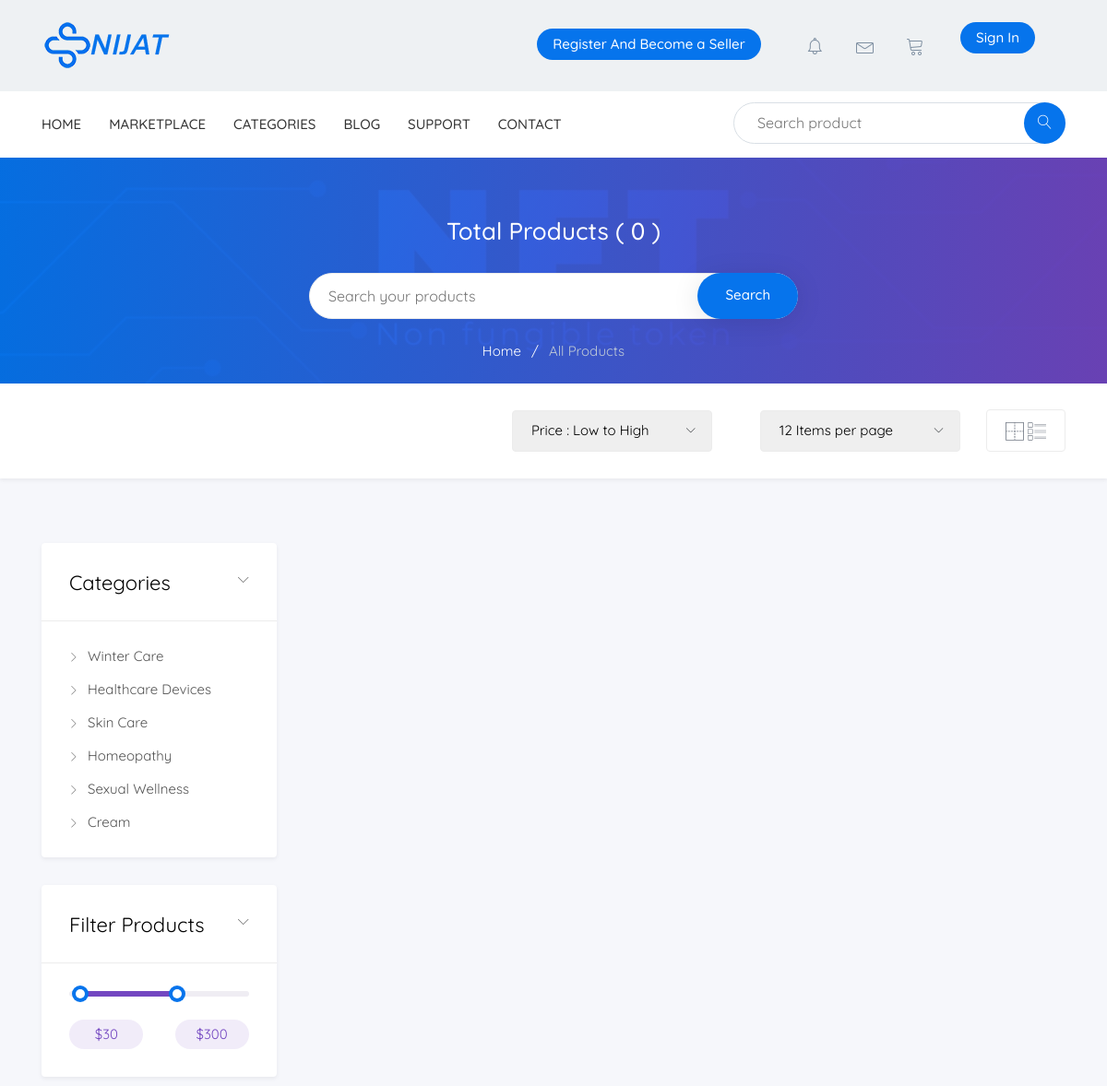
The page /category_products.php?cat_id=28 (upper part) on the database as committed earlier.
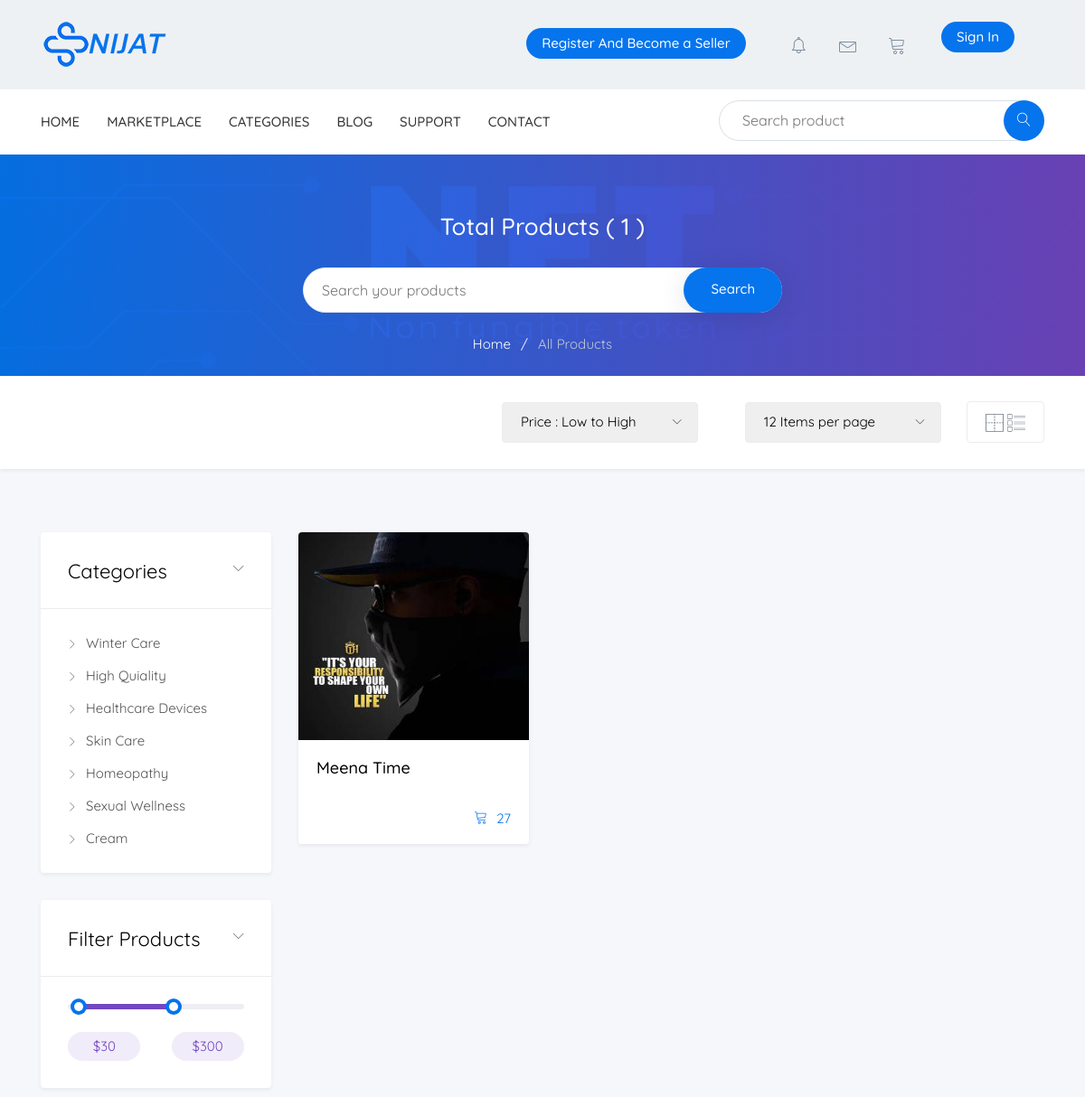
The same page on the database as committed later.
### tables this page shows
CREATE TABLE IF NOT EXISTS `category` (
  `cat_id` int(11) NOT NULL AUTO_INCREMENT,
  `cat_name` varchar(255) NOT NULL,
  `cat_image` varchar(255) NOT NULL,
  `cat_total_pro` int(255) NOT NULL DEFAULT '0',
  `status` varchar(255) NOT NULL DEFAULT 'publish',
  `created_at` varchar(255) NOT NULL,
  `created_by` varchar(255) NOT NULL,
  PRIMARY KEY (`cat_id`)
);

CREATE TABLE IF NOT EXISTS `mem_products` (
  `mem_pro_id` int(11) NOT NULL AUTO_INCREMENT,
  `mem_pro_name` varchar(255) NOT NULL,
  `mem_pro_detail` varchar(255) NOT NULL,
  `mem_pro_image` varchar(255) NOT NULL,
  `category_id` int(11) NOT NULL,
  `tag` varchar(255) NOT NULL,
  `at` varchar(255) NOT NULL,
  `author` varchar(255) NOT NULL,
  `pro_views` int(18) NOT NULL DEFAULT '0',
  `price` int(11) NOT NULL,
  `pro_amount` varchar(255) NOT NULL DEFAULT '0',
  `status` varchar(255) NOT NULL DEFAULT 'publish',
  `expireDate` varchar(255) NOT NULL DEFAULT 'null',
  PRIMARY KEY (`mem_pro_id`)
);

### module/category_module.php (the view, shortened to what the changed rows need)
<aside class="sidebar product--sidebar">
    <div class="sidebar-card card--category">
        <div class="collapse show collapsible-content" id="collapse1">
            <ul class="card-content">
                <?php
                $conn = config();
                $category_sql = "SELECT * FROM category";
                $stmt = $conn->prepare($category_sql);
                $stmt->execute();
                while ($rows = $stmt->fetch(PDO::FETCH_ASSOC)) {
                    $id = $rows['cat_id'];
                    $name = $rows['cat_name'];
                ?>
                    <li>
                        <a href="category_products.php?cat_id=<?php echo $id;  ?>">
                            <span class="lnr lnr-chevron-right"></span><?php echo $name; ?>
                        </a>
                    </li>
                <?php } ?>
            </ul>
        </div>
    </div>
</aside>

### category_products.php (shortened to what the changed rows need)
<?php require_once "header.php"; ?>
<?php $cat_id = $_GET['cat_id']; ?>
<section class="search-wrapper">
    <div class="search-area2 bgimage">
        <div class="container content_above">
            <div class="row">
                <div class="col-md-8 offset-md-2">
                    <div class="search">
                        <div class="search__title">
                            <?php
                            if ($cat_id) {
                                $conn = config();
                                $category_pro_sql = "SELECT * FROM mem_products WHERE status = :status AND category_id = :id";
                                $stmt_cat_title = $conn->prepare($category_pro_sql);
                                $stmt_cat_title->execute([
                                    ':id' => $cat_id,
                                    ':status' => "publish"
                                ]);
                                $rows_found = $stmt_cat_title->rowCount();
                            ?>
                                <h3>
                                    <span>Total Products ( <?php echo $rows_found; ?> ) </span>
                                </h3>
                        </div>
                        <div class="search__field">
                            <form action="#">
                                <div class="field-wrapper">
                                    <input class="relative-field rounded" type="text" placeholder="Search your products">
                                    <button class="btn btn--round" type="submit">Search</button>
                                </div>
                            </form>
                        </div>
                    <?php } else {
                                header('location:category.php?SelectCate');
                            } ?>
                    </div>
                </div>
            </div>
        </div>
    </div>
</section>
<section class="products section--padding2">
    <div class="container">
        <div class="row">
            <div class="col-lg-3">
                <?php include_once('module/category_module.php'); ?>
            </div>
            <div class="col-lg-9">
                <div class="row">
                    <?php
                    $conn = config();
                    $category_pro_sql = "SELECT * FROM mem_products WHERE category_id = :id";
                    $stmt = $conn->prepare($category_pro_sql);
                    $stmt->execute([
                        ':id' => $cat_id
                    ]);
                    while ($rows_data = $stmt->fetch(PDO::FETCH_ASSOC)) {
                        $name = $rows_data['mem_pro_name'];
                        $image = $rows_data['mem_pro_image'];
                    ?>
                        <div class="col-lg-4 col-md-6">
                            <div class="product product--card product--card-small">
                                <div class="product__thumbnail">
                                    <?php
                                    $exp = explode(".", $image);
                                    $ext = end($exp);
                                    if ($ext == "jpg" or $ext == "png" or $ext == "jpeg") { ?>
                                        <img height="230px" width="361px" src="./admin/img/member_product/<?php echo $name; ?>/<?php echo $image; ?>" alt="Product Image">
                                    <?php } else { ?>
                                        <video width="100%" height="100%" autoplay muted loop>
                                            <source src="./admin/img/product/<?php echo $name; ?>/<?php echo $image; ?>">
                                        </video>
                                    <?php } ?>
                                </div>
                                <div class="product-desc">
                                    <a href="#" class="product_title">
                                        <h4><?php echo $name; ?></h4>
                                    </a>
                                    <ul class="titlebtm">
                                        <li class="out_of_class_name">
                                            <div class="sell">
                                                <p>
                                                    <span class="lnr lnr-cart"></span>
                                                    <span>27</span>
                                                </p>
                                            </div>
                                        </li>
                                    </ul>
                                </div>
                            </div>
                        </div>
                    <?php } ?>
                </div>
            </div>
        </div>
    </div>
</section>
<?php require_once "footer.php";  ?>

Rows that differ between the two databases and show on the page:
added category: cat_name "High Quiality"
added mem_products: mem_pro_name+mem_pro_image (picture), mem_pro_name "Meena Time"
Other text that changed with them:
$rows_found: "0" → "1"
